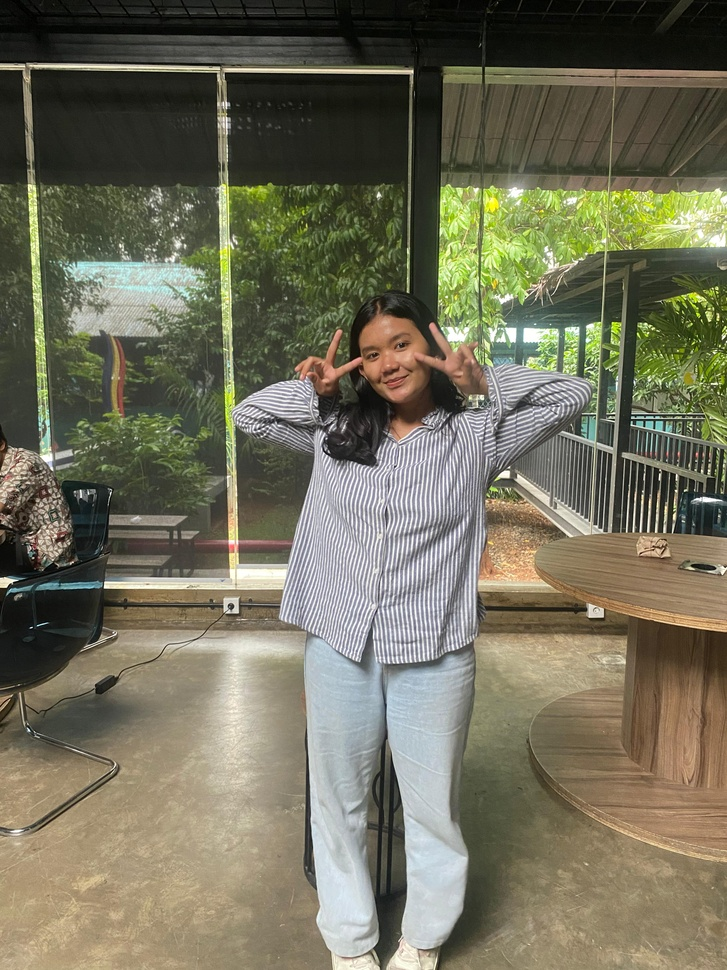
#> input picture natnat2.jpg, 727 x 970 px, shrunk from 3024 x 4032 before the run
$ jupyter execute Filtering_Citra.ipynb
#> lines starting #> are read from the running program, lines starting #| are printed output that depends on the picture
## Import Library

[cell 1]
import cv2
import numpy as np
import matplotlib.pyplot as plt

## Input Gambar

[cell 2]
image_path = 'natnat2.jpg'
original_image_bgr = cv2.imread(image_path)
#> original_image_bgr is the input picture: shape (970, 727, 3); mean B, G, R 91.3, 111.6, 114.2

## Fungsi Perhitungan Mean Filter Manual

[cell 3]
def manual_mean_filter(image, kernel_size):
    """
    Menerapkan filter mean secara manual ke citra.

    Args:
        image (np.array): Citra input (grayscale).
        kernel_size (int): Ukuran kernel (harus ganjil).

    Returns:
        np.array: Citra hasil setelah penerapan filter mean.
    """
    if kernel_size % 2 == 0:
        raise ValueError("Ukuran kernel harus ganjil.")

    rows, cols = image.shape
    padded_image = np.pad(image, kernel_size // 2, mode='reflect')
    output_image = np.zeros_like(image, dtype=np.float32)

    for i in range(rows):
        for j in range(cols):
            kernel_area = padded_image[i:i+kernel_size, j:j+kernel_size]
            output_image[i, j] = np.mean(kernel_area)

    return output_image.astype(np.uint8)

[cell 4]
original_image_gray = cv2.cvtColor(original_image_bgr, cv2.COLOR_BGR2GRAY)
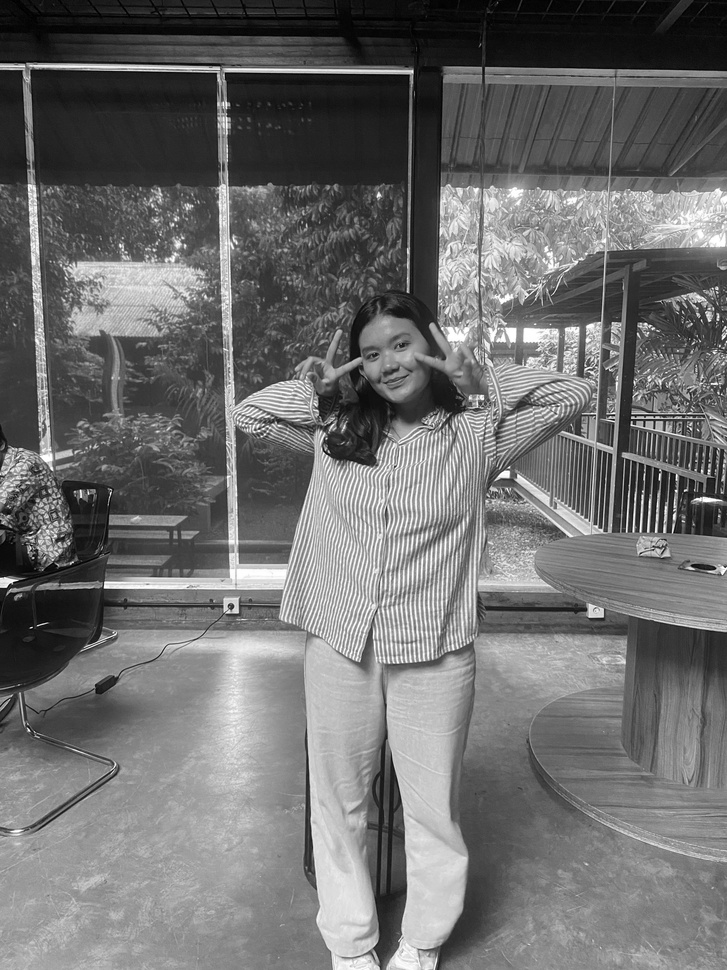
#> original_image_gray: shape (970, 727); min 0, max 255, mean 110.1

median_filtered_image_bgr = cv2.medianBlur(original_image_bgr, 5)
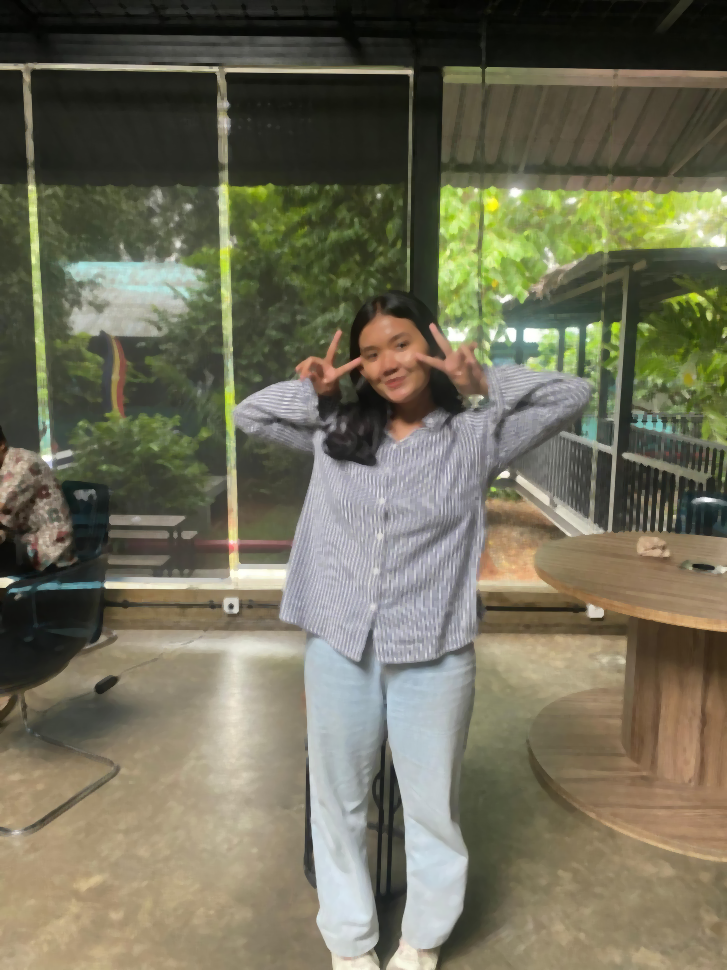
#> median_filtered_image_bgr: shape (970, 727, 3); mean B, G, R 90, 110.2, 112.9
mean_filtered_image_gray = manual_mean_filter(original_image_gray, 5)
#> in manual_mean_filter, `padded_image = np.pad(image, kernel_size // 2, mode='reflect')`:
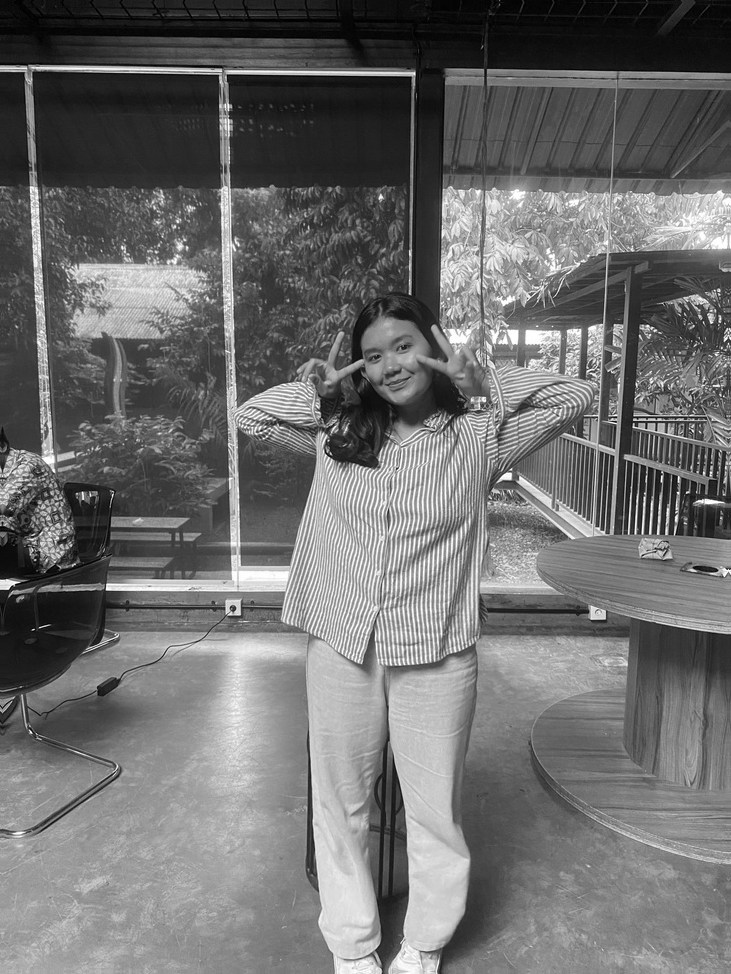
#> padded_image: shape (974, 731); min 0, max 255, mean 109.9
#> after the loop in manual_mean_filter, `for i in range(rows):`:
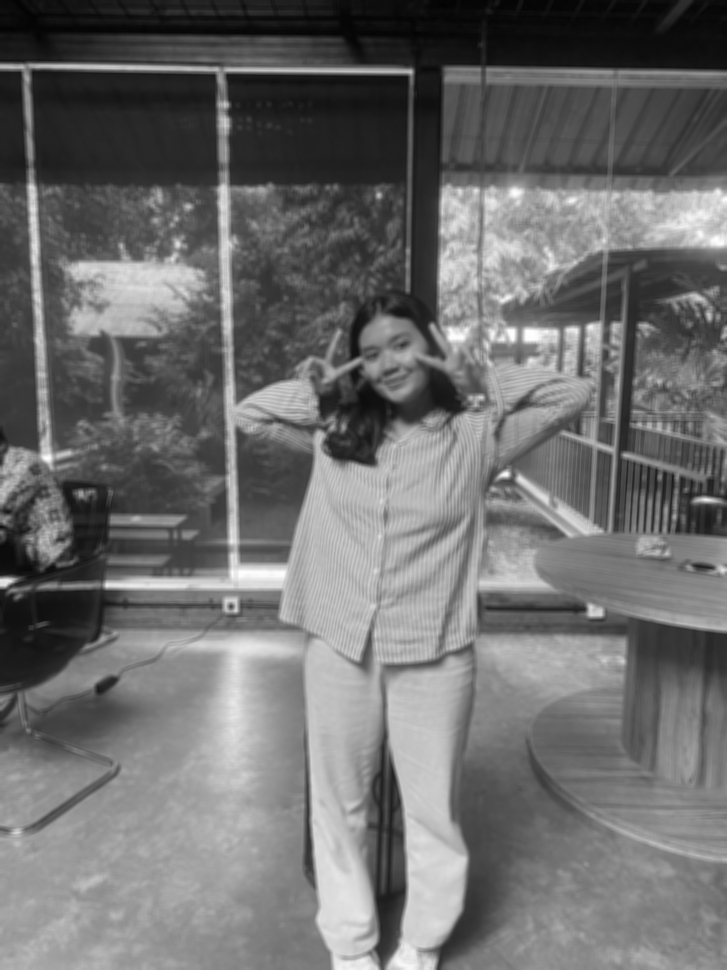
#> output_image: shape (970, 727) float32; min 2.92, max 254.4, mean 110.1

## Menampilkan Hasil

[cell 5]
plt.figure(figsize=(12, 10))

plt.subplot(2, 2, 1)
plt.imshow(original_image_gray, cmap='gray')
plt.title('Citra Asli')

plt.subplot(2, 2, 2)
plt.imshow(cv2.cvtColor(median_filtered_image_bgr, cv2.COLOR_BGR2RGB))
plt.title('After filter median')

plt.subplot(2, 2, 3)
plt.imshow(original_image_gray, cmap='gray')
plt.title('Original Image')

plt.subplot(2, 2, 4)
plt.imshow(mean_filtered_image_gray, cmap='gray')
plt.title('Mean Filtered Image')

plt.tight_layout()
plt.show()
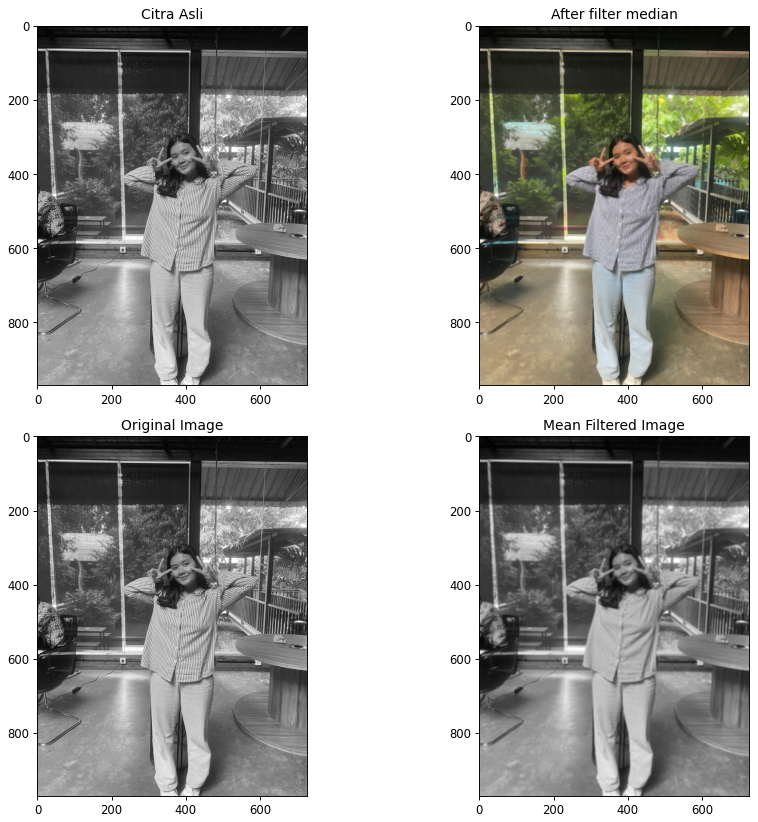
#> figure drawn by matplotlib, 4 panels

$ run again, with natnat1.jpg copied over natnat2.jpg
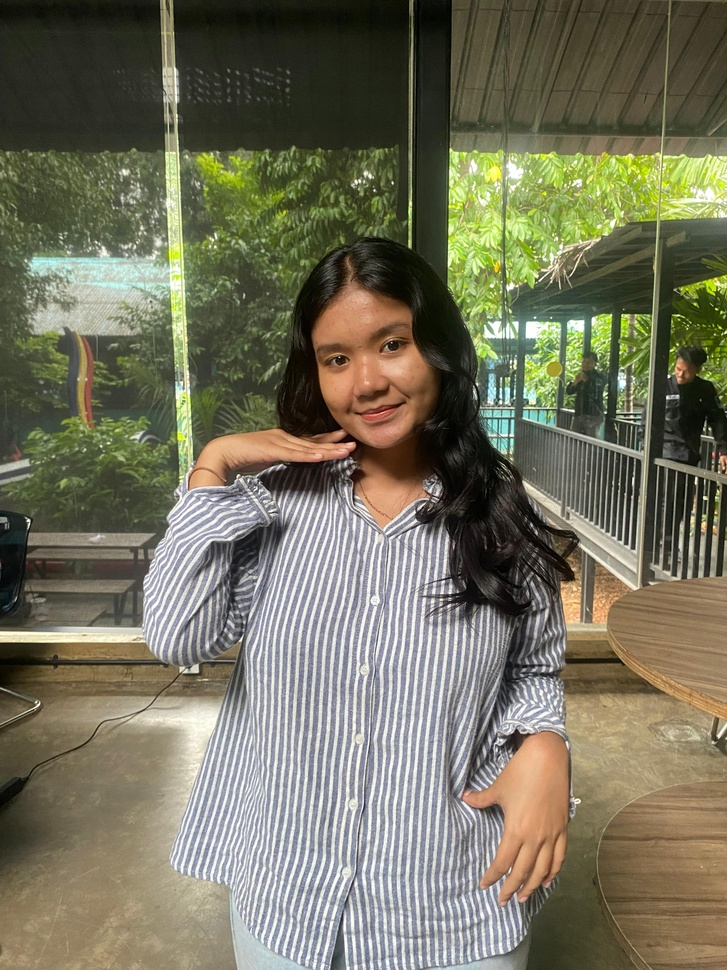
#> input picture natnat1.jpg, 727 x 970 px, shrunk from 3024 x 4032 before the run
#> original_image_bgr is the input picture: shape (970, 727, 3); mean B, G, R 93.4, 114.2, 116.7
#> after the loop in manual_mean_filter, `for i in range(rows):`:
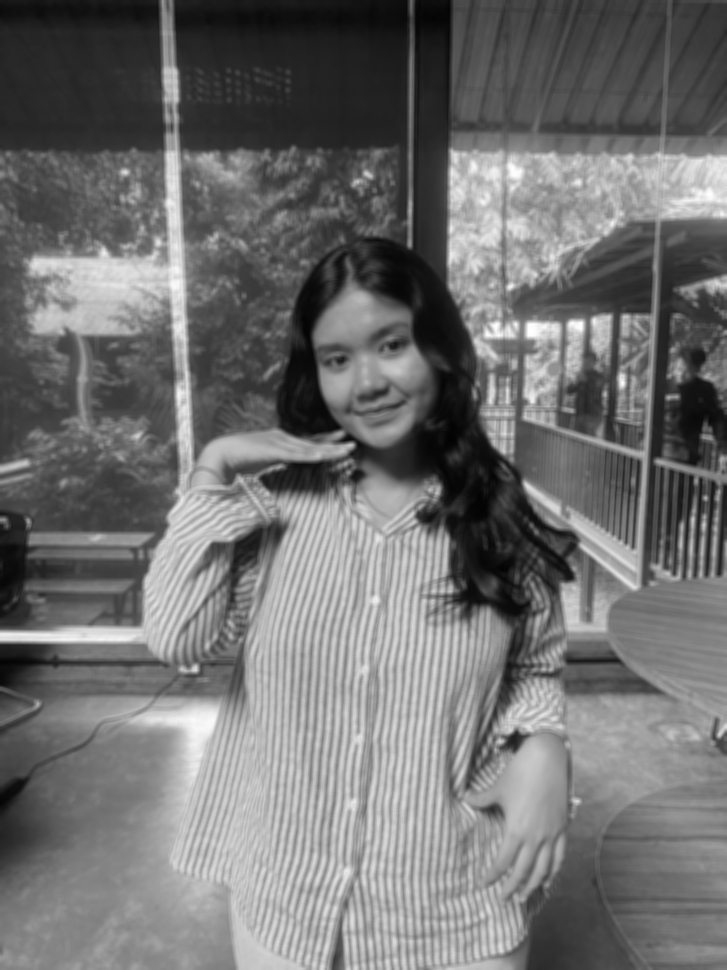
#> output_image: shape (970, 727) float32; min 2.68, max 254.5, mean 112.6
#> `plt.show()`:
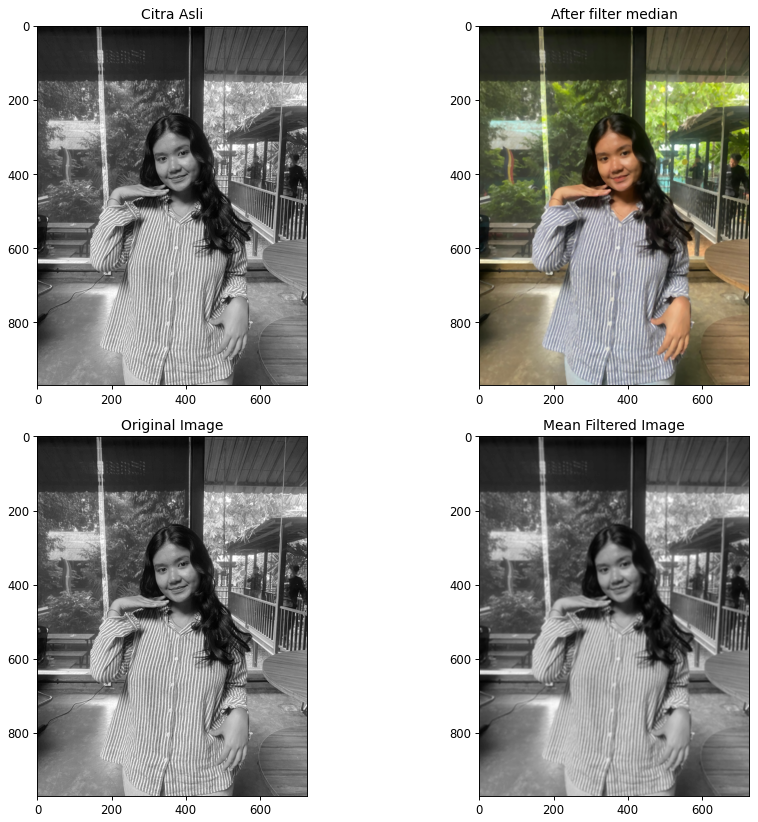
#> figure drawn by matplotlib, 4 panels

$ run again, with bukti_mangga.jpg copied over natnat2.jpg
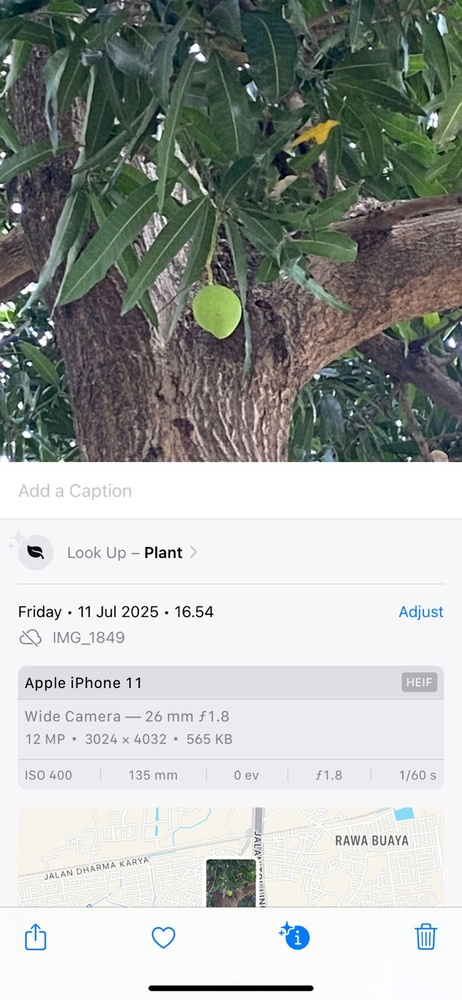
#> input picture bukti_mangga.jpg, 462 x 1000 px, shrunk from 739 x 1600 before the run
#> original_image_bgr is the input picture: shape (1000, 462, 3); mean B, G, R 166.9, 170.4, 166.1
#> after the loop in manual_mean_filter, `for i in range(rows):`:
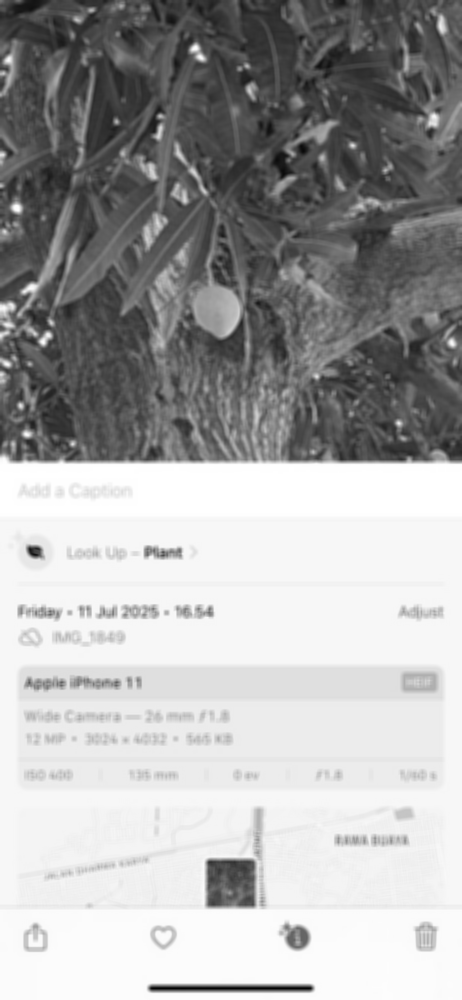
#> output_image: shape (1000, 462) float32; min 3.84, max 255, mean 168.7
#> `plt.show()`:
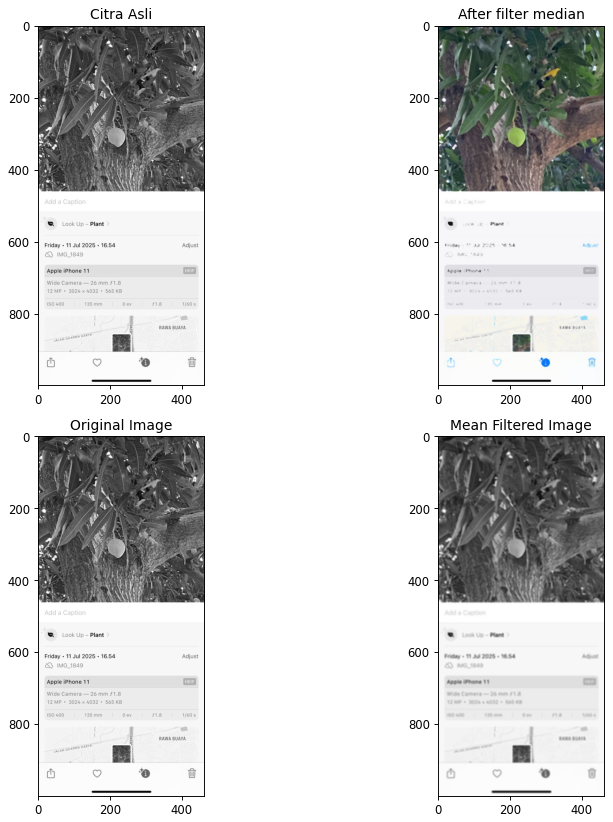
#> figure drawn by matplotlib, 4 panels

$ run again, with bukti_natnat1.jpg copied over natnat2.jpg
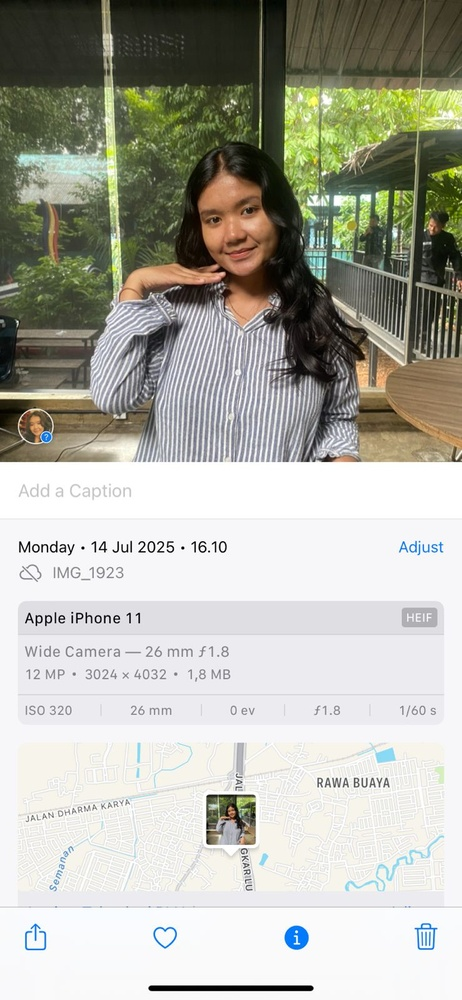
#> input picture bukti_natnat1.jpg, 462 x 1000 px, shrunk from 739 x 1600 before the run
#> original_image_bgr is the input picture: shape (1000, 462, 3); mean B, G, R 167.2, 177.2, 177.1
#> after the loop in manual_mean_filter, `for i in range(rows):`:
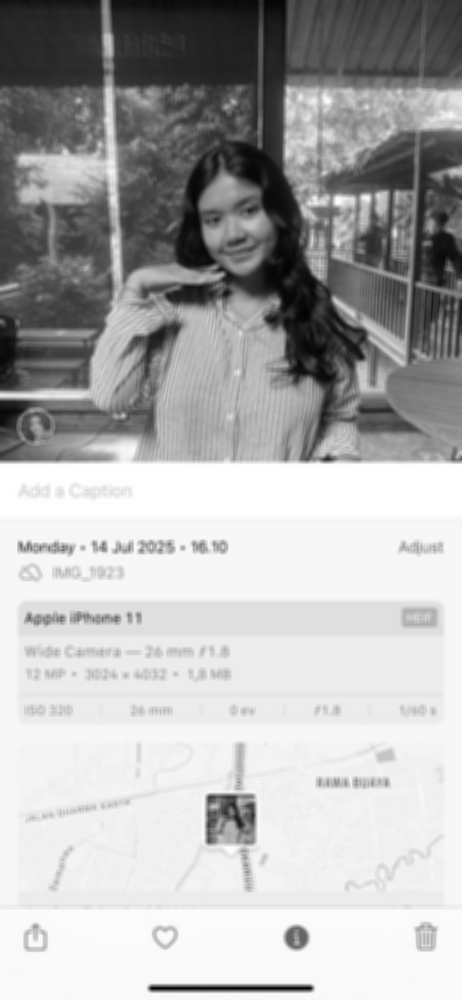
#> output_image: shape (1000, 462) float32; min 3.36, max 255, mean 176.1
#> `plt.show()`:
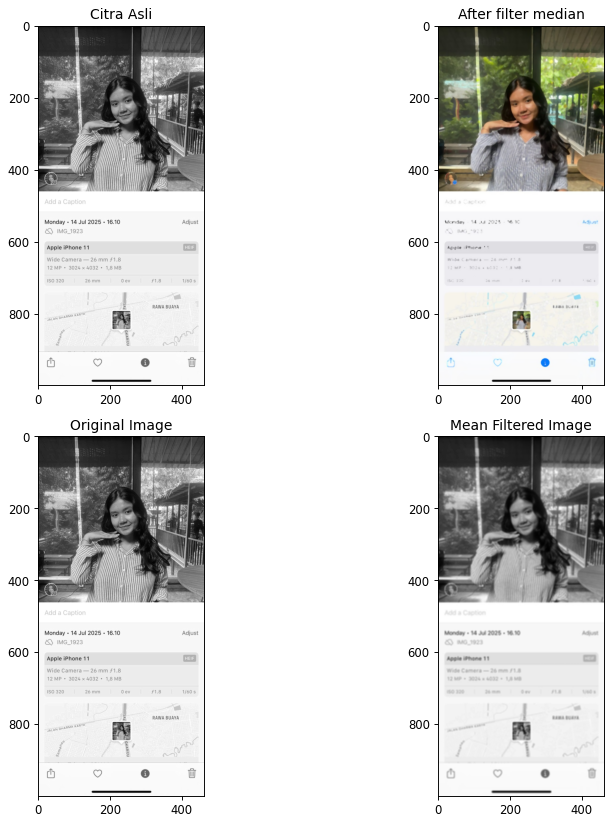
#> figure drawn by matplotlib, 4 panels
